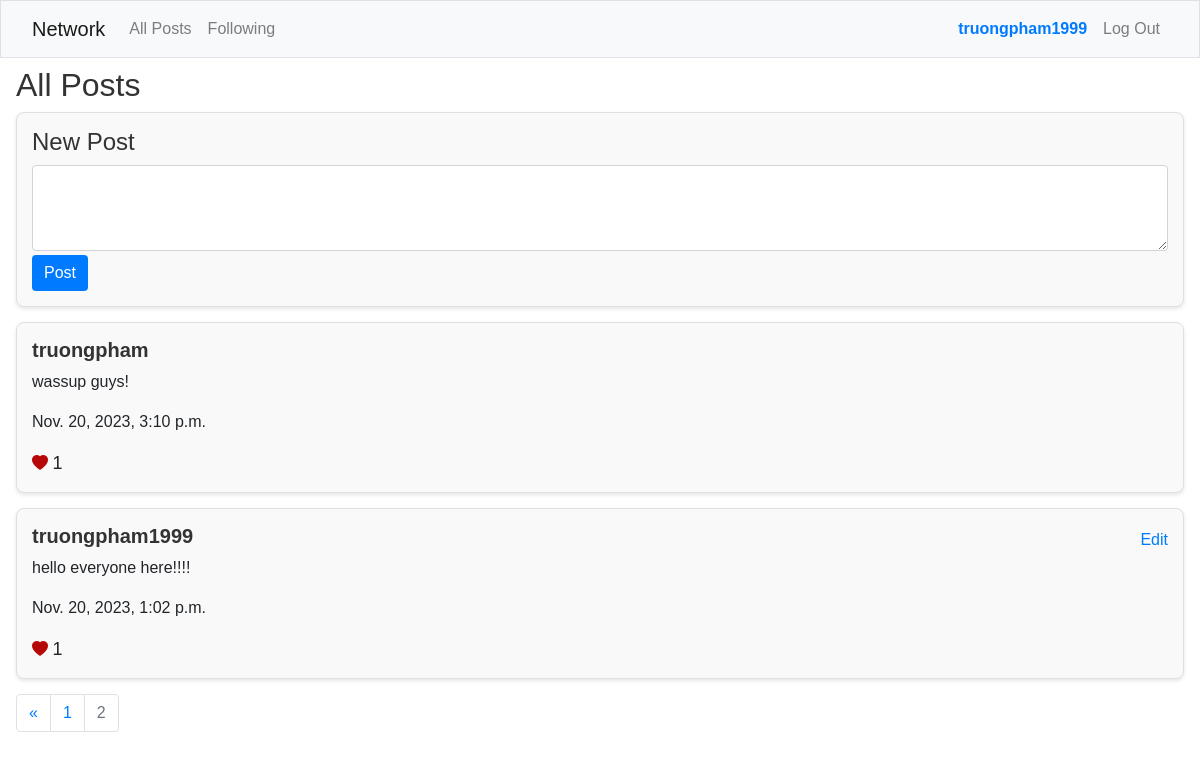
Page /?page=2 (signed in) on the committed database.
### network/models.py (models this page shows, shortened)
class User(AbstractUser):
    pass

class Post(models.Model):
    content = models.CharField(max_length=1000)
    poster = models.ForeignKey(User, on_delete=models.CASCADE, related_name='posts')
    date = models.DateTimeField(auto_now_add=True)
    def like_count(self):
        return self.likes.count()
    def is_like_by_user(self, user):
        return self.likes.filter(liker=user).exists()

### network/views.py (the view)
# urls.py: path("", views.index, name="index"),
def index(request):
    posts = Post.objects.all().order_by('-date')
    if request.user.is_authenticated:
        for post in posts:
            post.is_liked = post.is_like_by_user(request.user)
    else:
        for post in posts:
            post.is_liked = False
    posts, previous_page, next_page = paginate_posts(posts, request.GET.get('page'), 2)
    return render(request, "network/index.html", {
        "posts": posts,
        "previous_page": previous_page,
        "next_page": next_page,
    })

### network/views.py (called while the page is built)
def paginate_posts(posts, page_number, posts_per_page):
    paginator = Paginator(posts, posts_per_page)
    page = page_number
    try:
        posts = paginator.page(page)
    except PageNotAnInteger:
        posts = paginator.page(1)
    except EmptyPage:
        posts = paginator.page(paginator.num.pages)
    previous_page = posts.previous_page_number() if posts.has_previous() else None
    next_page = posts.next_page_number() if posts.has_next() else None
    return posts, previous_page, next_page

### network/templates/network/index.html (shortened to what this page needs)
{% extends "network/layout.html" %}
{% block body %}
    <div class="mt-2 mx-3">
        <h2>All Posts</h2>
        {% if user.is_authenticated %}
            <div class="post-form">
                <h4>New Post</h4>
                <form action="{% url 'newPost' %}" method="post">
                    <textarea class="form-control mb-1" name="new_post" id="new_post" cols="70" rows="3"></textarea>
                    <input type="submit" value="Post" class="btn btn-primary">
                </form>
            </div>
        {% endif %}
        {% for post in posts %}
            <div class="post-form mt-1 text-left" id="post-{{ post.id }}">
                <div class="flex-container-2">
                    <div>
                        <a href="{% url 'profile' post.poster.id %}"><h5><strong>{{ post.poster }}</strong></h5></a>
                    </div>
                    <div>
                        {% if user == post.poster %}
                            <a href="javascript:void(0);" class="edit-post" data-post-id="{{ post.id }}">Edit</a>
                        {% endif %}
                    </div>
                </div>
                <p class="post-content">{{ post.content }}</p>
                <p>{{ post.date }}</p>
                <div id="like-container-{{ post.id }}">
                    <a href="javascript:void(0)" class="like-button {% if post.is_liked %}liked{% else %}unliked{% endif %}"
                    id="like-button-{{ post.id }}" data-post-id="{{ post.id }}" data-like="{{ post.is_liked|yesno:'true,false' }}">
                        <i class="bi bi-heart-fill"></i>
                    </a>
                    <span class="like-count" id="like-count-{{ post.id }}">{{ post.like_count }}</span>
                </div>
            </div>
        {% endfor %}
        <nav aria-label="Page navigation example">
            <ul class="pagination">
                {% if posts.has_previous %}
                    <li class="page-item">
                        <a class="page-link" href="?page1" aria-label="Previous">
                            <span aria-hidden="true">&laquo;</span>
                        </a>
                    </li>
                    <li class="page-item"><a class="page-link" href="?page={{ posts.previous_page_number }}">{{ previous_page }}</a></li>
                {% endif %}
                <li class="page-item disabled"><span class="page-link color-type">{{ posts.number }}</span></li>
            </ul>
        </nav>
    </div>
{% endblock %}

### network/templates/network/layout.html (shortened to what this page needs)
{% load static %}
<!DOCTYPE html>
<html lang="en">
    <head>
        <link rel="stylesheet" href="https://stackpath.bootstrapcdn.com/bootstrap/4.4.1/css/bootstrap.min.css">
        <link rel="stylesheet" href="https://cdn.jsdelivr.net/npm/bootstrap-icons@1.8.1/font/bootstrap-icons.css">
        <link href="{% static 'network/styles.css' %}" rel="stylesheet">
    </head>
    <body>
        <nav class="bg-light border navbar navbar-expand-md navbar-light">
            <div class="container-fluid">
                <a class="navbar-brand" href="{% url 'index' %}">Network</a>
                <div class="collapse navbar-collapse justify-content-between" id="navbar">
                    <ul class="navbar-nav">
                        {% if user.is_authenticated %}
                            <li class="nav-item">
                                <a class="nav-link" href="{% url 'index' %}">All Posts</a>
                            </li>
                            <li class="nav-item">
                                <a class="nav-link" href="{% url 'following_page' %}">Following</a>
                            </li>
                        {% else %}
                            <li class="nav-item">
                                <a class="nav-link" href="{% url 'index' %}">All Posts</a>
                            </li>
                        {% endif %}
                    </ul>
                    <ul class="navbar-nav">
                        {% if user.is_authenticated %}
                            <li class="nav-item">
                                <a class="nav-link" href="{% url 'profile' user.id %}"><strong style="color: #007bff;">{{ user.username }}</strong></a>
                            </li>
                            <li class="nav-item">
                                <a class="nav-link" href="{% url 'logout' %}">Log Out</a>
                            </li>
                        {% endif %}
                    </ul>
                </div>
            </div>
        </nav>
        <div class="body">
            {% block body %}
            {% endblock %}
        </div>
    </body>
</html>

### network/static/network/styles.css (style rules this page uses)
.post-form { border: 2px solid #ccc; padding: 10px; margin-bottom: 10px; border-radius: 7px; }
.color-type { color: grey; }
.flex-container-2 { display: flex; flex-direction: row; justify-content: space-between; }
.liked { color: #b60808; cursor: pointer; }
.like-count { display: inline; font-size: 18px; }
.post-form { background-color: #f9f9f9; border: 1px solid #e0e0e0; padding: 15px; margin-bottom: 15px; border-radius: 8px; box-shadow: 0 2px 4px rgba(0, 0, 0, 0.1); }
body { font-family: 'Arial', sans-serif; }
h2, h4, h5 { color: #333; }
.btn-primary { background-color: #007bff; border: none; }
.flex-container, .flex-container-2 { align-items: center; }

### rows in the picture
User: username "truongpham1999"
Post: poster "truongpham", content "wassup guys!", date "Nov. 20, 2023, 3:10 p.m.", like_count "1"
Post: poster "truongpham1999", content "hello everyone here!!!!", date "Nov. 20, 2023, 1:02 p.m.", like_count "1"

### other values in the picture
{{ previous_page }} "1"
{{ posts.number }} "2"
